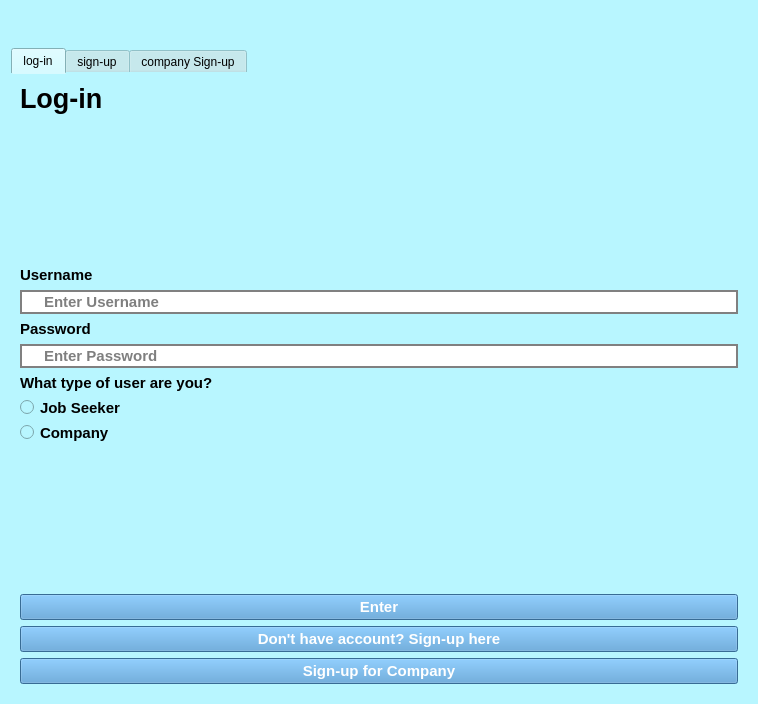
<?xml version="1.0" encoding="UTF-8"?>
<ui version="4.0">
 <class>Form</class>
 <widget class="QWidget" name="Form">
  <property name="geometry">
   <rect>
    <x>0</x>
    <y>0</y>
    <width>758</width>
    <height>704</height>
   </rect>
  </property>
  <property name="windowTitle">
   <string>Form</string>
  </property>
  <property name="styleSheet">
   <string notr="true">background-color: rgb(184, 246, 255)
</string>
  </property>
  <layout class="QVBoxLayout" name="verticalLayout">
   <item>
    <widget class="QLabel" name="title">
     <property name="font">
      <font>
       <pointsize>20</pointsize>
      </font>
     </property>
     <property name="text">
      <string/>
     </property>
     <property name="pixmap">
      <pixmap>logo.png</pixmap>
     </property>
    </widget>
   </item>
   <item>
    <widget class="QTabWidget" name="tabWidget">
     <property name="styleSheet">
      <string notr="true">border-color: rgb(184, 246, 255);
alternate-background-color: rgb(255, 255, 255);
font: 700 11pt &quot;Segoe UI&quot;;</string>
     </property>
     <property name="currentIndex">
      <number>0</number>
     </property>
     <widget class="QWidget" name="tab">
      <attribute name="title">
       <string>log-in</string>
      </attribute>
      <layout class="QVBoxLayout" name="verticalLayout_2">
       <item>
        <widget class="QLabel" name="labellog">
         <property name="font">
          <font>
           <family>Segoe UI</family>
           <pointsize>20</pointsize>
           <weight>87</weight>
           <italic>false</italic>
           <bold>true</bold>
          </font>
         </property>
         <property name="styleSheet">
          <string notr="true">
font: 700 20pt &quot;Segoe UI&quot;;</string>
         </property>
         <property name="text">
          <string>Log-in</string>
         </property>
        </widget>
       </item>
       <item>
        <spacer name="verticalSpacer_4">
         <property name="orientation">
          <enum>Qt::Vertical</enum>
         </property>
         <property name="sizeHint" stdset="0">
          <size>
           <width>20</width>
           <height>40</height>
          </size>
         </property>
        </spacer>
       </item>
       <item>
        <widget class="QLabel" name="label_10">
         <property name="font">
          <font>
           <family>Segoe UI</family>
           <pointsize>11</pointsize>
           <weight>87</weight>
           <italic>false</italic>
           <bold>true</bold>
          </font>
         </property>
         <property name="styleSheet">
          <string notr="true">
font: 700 11pt &quot;Segoe UI&quot;;</string>
         </property>
         <property name="text">
          <string>Username</string>
         </property>
        </widget>
       </item>
       <item>
        <widget class="QLineEdit" name="logusername">
         <property name="font">
          <font>
           <family>Segoe UI</family>
           <pointsize>11</pointsize>
           <weight>87</weight>
           <italic>false</italic>
           <bold>true</bold>
          </font>
         </property>
         <property name="styleSheet">
          <string notr="true">QLineEdit{
border: 2px solid grey;
border-radius: 18px;
padding-left: 20px;
padding-right: 20px;
background: white;
}
QLineEdit:hover{
border: 2px solid rgb(48,50,62);
}
QLineEdit:focus{
border: 2px solid rgb(85, 170, 255);
background-color: white;
}</string>
         </property>
         <property name="placeholderText">
          <string>Enter Username</string>
         </property>
        </widget>
       </item>
       <item>
        <widget class="QLabel" name="label_3">
         <property name="font">
          <font>
           <family>Segoe UI</family>
           <pointsize>11</pointsize>
           <weight>87</weight>
           <italic>false</italic>
           <bold>true</bold>
          </font>
         </property>
         <property name="styleSheet">
          <string notr="true">
font: 700 11pt &quot;Segoe UI&quot;;</string>
         </property>
         <property name="text">
          <string>Password</string>
         </property>
        </widget>
       </item>
       <item>
        <widget class="QLineEdit" name="logpassword">
         <property name="font">
          <font>
           <family>Segoe UI</family>
           <pointsize>11</pointsize>
           <weight>87</weight>
           <italic>false</italic>
           <bold>true</bold>
          </font>
         </property>
         <property name="styleSheet">
          <string notr="true">QLineEdit{
border: 2px solid grey;
border-radius: 18px;
padding-left: 20px;
padding-right: 20px;
background: white;
}
QLineEdit:hover{
border: 2px solid rgb(48,50,62);
}
QLineEdit:focus{
border: 2px solid rgb(85, 170, 255);
background-color: white;
}</string>
         </property>
         <property name="echoMode">
          <enum>QLineEdit::Password</enum>
         </property>
         <property name="placeholderText">
          <string>Enter Password</string>
         </property>
        </widget>
       </item>
       <item>
        <widget class="QLabel" name="label_17">
         <property name="font">
          <font>
           <family>Segoe UI</family>
           <pointsize>11</pointsize>
           <weight>87</weight>
           <italic>false</italic>
           <bold>true</bold>
          </font>
         </property>
         <property name="text">
          <string>What type of user are you?</string>
         </property>
        </widget>
       </item>
       <item>
        <widget class="QRadioButton" name="userrad">
         <property name="font">
          <font>
           <family>Segoe UI</family>
           <pointsize>11</pointsize>
           <weight>87</weight>
           <italic>false</italic>
           <bold>true</bold>
          </font>
         </property>
         <property name="text">
          <string>Job Seeker</string>
         </property>
         <attribute name="buttonGroup">
          <string notr="true">buttonGroup</string>
         </attribute>
        </widget>
       </item>
       <item>
        <widget class="QRadioButton" name="comrad">
         <property name="font">
          <font>
           <family>Segoe UI</family>
           <pointsize>11</pointsize>
           <weight>87</weight>
           <italic>false</italic>
           <bold>true</bold>
          </font>
         </property>
         <property name="text">
          <string>Company</string>
         </property>
         <attribute name="buttonGroup">
          <string notr="true">buttonGroup</string>
         </attribute>
        </widget>
       </item>
       <item>
        <spacer name="verticalSpacer_3">
         <property name="orientation">
          <enum>Qt::Vertical</enum>
         </property>
         <property name="sizeHint" stdset="0">
          <size>
           <width>0</width>
           <height>0</height>
          </size>
         </property>
        </spacer>
       </item>
       <item>
        <widget class="QPushButton" name="logenter">
         <property name="font">
          <font>
           <family>Segoe UI</family>
           <pointsize>11</pointsize>
           <weight>87</weight>
           <italic>false</italic>
           <bold>true</bold>
          </font>
         </property>
         <property name="styleSheet">
          <string notr="true">background-color: #4E97D1;
color: rgb(255, 255, 255);
font: 700 11pt &quot;Segoe UI&quot;;</string>
         </property>
         <property name="text">
          <string>Enter</string>
         </property>
        </widget>
       </item>
       <item>
        <widget class="QPushButton" name="gotosign">
         <property name="font">
          <font>
           <family>Segoe UI</family>
           <pointsize>11</pointsize>
           <weight>87</weight>
           <italic>false</italic>
           <bold>true</bold>
          </font>
         </property>
         <property name="styleSheet">
          <string notr="true">background-color: #4E97D1;
color: rgb(255, 255, 255);
font: 700 11pt &quot;Segoe UI&quot;;</string>
         </property>
         <property name="text">
          <string>Don't have account? Sign-up here</string>
         </property>
        </widget>
       </item>
       <item>
        <widget class="QPushButton" name="gotosigncom">
         <property name="font">
          <font>
           <family>Segoe UI</family>
           <pointsize>11</pointsize>
           <weight>87</weight>
           <italic>false</italic>
           <bold>true</bold>
          </font>
         </property>
         <property name="styleSheet">
          <string notr="true">background-color: #4E97D1;
color: rgb(255, 255, 255);
font: 700 11pt &quot;Segoe UI&quot;;</string>
         </property>
         <property name="text">
          <string>Sign-up for Company</string>
         </property>
        </widget>
       </item>
      </layout>
     </widget>
     <widget class="QWidget" name="tab_2">
      <attribute name="title">
       <string>sign-up</string>
      </attribute>
      <layout class="QVBoxLayout" name="verticalLayout_3">
       <item>
        <widget class="QLabel" name="labelsign">
         <property name="font">
          <font>
           <family>Segoe UI</family>
           <pointsize>20</pointsize>
           <weight>87</weight>
           <italic>false</italic>
           <bold>true</bold>
          </font>
         </property>
         <property name="styleSheet">
          <string notr="true">
font: 700 20pt &quot;Segoe UI&quot;;</string>
         </property>
         <property name="text">
          <string>Sign-up</string>
         </property>
        </widget>
       </item>
       <item>
        <widget class="QLabel" name="label_11">
         <property name="font">
          <font>
           <family>Segoe UI</family>
           <pointsize>11</pointsize>
           <weight>87</weight>
           <italic>false</italic>
           <bold>true</bold>
          </font>
         </property>
         <property name="text">
          <string>Username</string>
         </property>
        </widget>
       </item>
       <item>
        <widget class="QLineEdit" name="signusername">
         <property name="font">
          <font>
           <family>Segoe UI</family>
           <pointsize>11</pointsize>
           <weight>87</weight>
           <italic>false</italic>
           <bold>true</bold>
          </font>
         </property>
         <property name="styleSheet">
          <string notr="true">QLineEdit{
border: 2px solid grey;
border-radius: 18px;
padding-left: 20px;
padding-right: 20px;
background: white;
}
QLineEdit:hover{
border: 2px solid rgb(48,50,62);
}
QLineEdit:focus{
border: 2px solid rgb(85, 170, 255);
background-color: white;
}</string>
         </property>
         <property name="placeholderText">
          <string>Username</string>
         </property>
        </widget>
       </item>
       <item>
        <widget class="QLabel" name="label_5">
         <property name="font">
          <font>
           <family>Segoe UI</family>
           <pointsize>11</pointsize>
           <weight>87</weight>
           <italic>false</italic>
           <bold>true</bold>
          </font>
         </property>
         <property name="text">
          <string>Password</string>
         </property>
        </widget>
       </item>
       <item>
        <widget class="QLineEdit" name="signpassword">
         <property name="font">
          <font>
           <family>Segoe UI</family>
           <pointsize>11</pointsize>
           <weight>87</weight>
           <italic>false</italic>
           <bold>true</bold>
          </font>
         </property>
         <property name="styleSheet">
          <string notr="true">QLineEdit{
border: 2px solid grey;
border-radius: 18px;
padding-left: 20px;
padding-right: 20px;
background: white;
}
QLineEdit:hover{
border: 2px solid rgb(48,50,62);
}
QLineEdit:focus{
border: 2px solid rgb(85, 170, 255);
background-color: white;
}</string>
         </property>
         <property name="echoMode">
          <enum>QLineEdit::Password</enum>
         </property>
         <property name="placeholderText">
          <string>Password</string>
         </property>
        </widget>
       </item>
       <item>
        <widget class="QLabel" name="label_6">
         <property name="font">
          <font>
           <family>Segoe UI</family>
           <pointsize>11</pointsize>
           <weight>87</weight>
           <italic>false</italic>
           <bold>true</bold>
          </font>
         </property>
         <property name="text">
          <string>Email address</string>
         </property>
        </widget>
       </item>
       <item>
        <widget class="QLineEdit" name="signemail">
         <property name="font">
          <font>
           <family>Segoe UI</family>
           <pointsize>11</pointsize>
           <weight>87</weight>
           <italic>false</italic>
           <bold>true</bold>
          </font>
         </property>
         <property name="styleSheet">
          <string notr="true">QLineEdit{
border: 2px solid grey;
border-radius: 18px;
padding-left: 20px;
padding-right: 20px;
background: white;
}
QLineEdit:hover{
border: 2px solid rgb(48,50,62);
}
QLineEdit:focus{
border: 2px solid rgb(85, 170, 255);
background-color: white;
}</string>
         </property>
         <property name="placeholderText">
          <string>Email Address</string>
         </property>
        </widget>
       </item>
       <item>
        <widget class="QLabel" name="label_9">
         <property name="font">
          <font>
           <family>Segoe UI</family>
           <pointsize>11</pointsize>
           <weight>87</weight>
           <italic>false</italic>
           <bold>true</bold>
          </font>
         </property>
         <property name="text">
          <string>First name</string>
         </property>
        </widget>
       </item>
       <item>
        <widget class="QLineEdit" name="signfirst">
         <property name="font">
          <font>
           <family>Segoe UI</family>
           <pointsize>11</pointsize>
           <weight>87</weight>
           <italic>false</italic>
           <bold>true</bold>
          </font>
         </property>
         <property name="styleSheet">
          <string notr="true">QLineEdit{
border: 2px solid grey;
border-radius: 18px;
padding-left: 20px;
padding-right: 20px;
background: white;
}
QLineEdit:hover{
border: 2px solid rgb(48,50,62);
}
QLineEdit:focus{
border: 2px solid rgb(85, 170, 255);
background-color: white;
}</string>
         </property>
         <property name="placeholderText">
          <string>Firstname</string>
         </property>
        </widget>
       </item>
       <item>
        <widget class="QLabel" name="label_7">
         <property name="font">
          <font>
           <family>Segoe UI</family>
           <pointsize>11</pointsize>
           <weight>87</weight>
           <italic>false</italic>
           <bold>true</bold>
          </font>
         </property>
         <property name="text">
          <string>Last name</string>
         </property>
        </widget>
       </item>
       <item>
        <widget class="QLineEdit" name="signlast">
         <property name="font">
          <font>
           <family>Segoe UI</family>
           <pointsize>11</pointsize>
           <weight>87</weight>
           <italic>false</italic>
           <bold>true</bold>
          </font>
         </property>
         <property name="styleSheet">
          <string notr="true">QLineEdit{
border: 2px solid grey;
border-radius: 18px;
padding-left: 20px;
padding-right: 20px;
background: white;
}
QLineEdit:hover{
border: 2px solid rgb(48,50,62);
}
QLineEdit:focus{
border: 2px solid rgb(85, 170, 255);
background-color: white;
}</string>
         </property>
         <property name="placeholderText">
          <string>Lastname</string>
         </property>
        </widget>
       </item>
       <item>
        <widget class="QLabel" name="label_8">
         <property name="font">
          <font>
           <family>Segoe UI</family>
           <pointsize>11</pointsize>
           <weight>87</weight>
           <italic>false</italic>
           <bold>true</bold>
          </font>
         </property>
         <property name="text">
          <string>Date of birth</string>
         </property>
        </widget>
       </item>
       <item>
        <widget class="QWidget" name="widget" native="true">
         <layout class="QHBoxLayout" name="horizontalLayout">
          <item>
           <widget class="QLabel" name="label_4">
            <property name="text">
             <string>Day</string>
            </property>
           </widget>
          </item>
          <item>
           <widget class="QComboBox" name="signday">
            <property name="font">
             <font>
              <family>Segoe UI</family>
              <pointsize>11</pointsize>
              <weight>87</weight>
              <italic>false</italic>
              <bold>true</bold>
             </font>
            </property>
            <property name="styleSheet">
             <string notr="true">QComboBox {
    border: 1px solid gray;
    border-radius: 14px;
    min-width: 5em;
	background-color: rgb(231, 231, 231);
}

QComboBox:on {
    border-bottom-left-radius: 0px;
    border-bottom-right-radius: 0px;
}

QComboBox QAbstractItemView {
    border-bottom-right-radius: 10px;
    border-bottom-left-radius: 10px;
    background: white;
    border: 1px solid gray;
    box-shadow: transparent;
    padding: 4px 4px 4px 4px
}

QComboBox::drop-down {
    border-color: transparent;
}</string>
            </property>
            <item>
             <property name="text">
              <string>01</string>
             </property>
            </item>
            <item>
             <property name="text">
              <string>02</string>
             </property>
            </item>
            <item>
             <property name="text">
              <string>03</string>
             </property>
            </item>
            <item>
             <property name="text">
              <string>04</string>
             </property>
            </item>
            <item>
             <property name="text">
              <string>05</string>
             </property>
            </item>
            <item>
             <property name="text">
              <string>06</string>
             </property>
            </item>
            <item>
             <property name="text">
              <string>07</string>
             </property>
            </item>
            <item>
             <property name="text">
              <string>08</string>
             </property>
            </item>
            <item>
             <property name="text">
              <string>09</string>
             </property>
            </item>
            <item>
             <property name="text">
              <string>10</string>
             </property>
            </item>
            <item>
             <property name="text">
              <string>11</string>
             </property>
            </item>
            <item>
             <property name="text">
              <string>12</string>
             </property>
            </item>
            <item>
             <property name="text">
              <string>13</string>
             </property>
            </item>
            <item>
             <property name="text">
              <string>14</string>
             </property>
            </item>
            <item>
             <property name="text">
              <string>15</string>
             </property>
            </item>
            <item>
             <property name="text">
              <string>16</string>
             </property>
            </item>
            <item>
             <property name="text">
              <string>17</string>
             </property>
            </item>
            <item>
             <property name="text">
              <string>18</string>
             </property>
            </item>
            <item>
             <property name="text">
              <string>19</string>
             </property>
            </item>
            <item>
             <property name="text">
              <string>20</string>
             </property>
            </item>
            <item>
             <property name="text">
              <string>21</string>
             </property>
            </item>
            <item>
             <property name="text">
              <string>22</string>
             </property>
            </item>
            <item>
             <property name="text">
              <string>23</string>
             </property>
            </item>
            <item>
             <property name="text">
              <string>24</string>
             </property>
            </item>
            <item>
             <property name="text">
              <string>25</string>
             </property>
            </item>
            <item>
             <property name="text">
              <string>26</string>
             </property>
            </item>
            <item>
             <property name="text">
              <string>27</string>
             </property>
            </item>
            <item>
             <property name="text">
              <string>28</string>
             </property>
            </item>
            <item>
             <property name="text">
              <string>29</string>
             </property>
            </item>
            <item>
             <property name="text">
              <string>30</string>
             </property>
            </item>
            <item>
             <property name="text">
              <string>31</string>
             </property>
            </item>
           </widget>
          </item>
          <item>
           <widget class="QLabel" name="label">
            <property name="text">
             <string>Month</string>
            </property>
           </widget>
          </item>
          <item>
           <widget class="QComboBox" name="signmonth">
            <property name="font">
             <font>
              <family>Segoe UI</family>
              <pointsize>11</pointsize>
              <weight>87</weight>
              <italic>false</italic>
              <bold>true</bold>
             </font>
            </property>
            <property name="styleSheet">
             <string notr="true">QComboBox {
    border: 1px solid gray;
    border-radius: 14px;
    min-width: 5em;
	background-color: rgb(231, 231, 231);
}

QComboBox:on {
    border-bottom-left-radius: 0px;
    border-bottom-right-radius: 0px;
}

QComboBox QAbstractItemView {
    border-bottom-right-radius: 10px;
    border-bottom-left-radius: 10px;
    background: white;
    border: 1px solid gray;
    box-shadow: transparent;
    padding: 4px 4px 4px 4px
}

QComboBox::drop-down {
    border-color: transparent;
}</string>
            </property>
            <item>
             <property name="text">
              <string>01</string>
             </property>
            </item>
            <item>
             <property name="text">
              <string>02</string>
             </property>
            </item>
            <item>
             <property name="text">
              <string>03</string>
             </property>
            </item>
            <item>
             <property name="text">
              <string>04</string>
             </property>
            </item>
            <item>
             <property name="text">
              <string>05</string>
             </property>
            </item>
            <item>
             <property name="text">
              <string>06</string>
             </property>
            </item>
            <item>
             <property name="text">
              <string>07</string>
             </property>
            </item>
            <item>
             <property name="text">
              <string>08</string>
             </property>
            </item>
            <item>
             <property name="text">
              <string>09</string>
             </property>
            </item>
            <item>
             <property name="text">
              <string>10</string>
             </property>
            </item>
            <item>
             <property name="text">
              <string>11</string>
             </property>
            </item>
            <item>
             <property name="text">
              <string>12</string>
             </property>
            </item>
           </widget>
          </item>
          <item>
           <widget class="QLabel" name="label_2">
            <property name="text">
             <string>Year</string>
            </property>
           </widget>
          </item>
          <item>
           <widget class="QLineEdit" name="signyear">
            <property name="font">
             <font>
              <family>Segoe UI</family>
              <pointsize>11</pointsize>
              <weight>87</weight>
              <italic>false</italic>
              <bold>true</bold>
             </font>
            </property>
            <property name="styleSheet">
             <string notr="true">QLineEdit{
border: 2px solid grey;
border-radius: 18px;
padding-left: 20px;
padding-right: 20px;
background: white;
}
QLineEdit:hover{
border: 2px solid rgb(48,50,62);
}
QLineEdit:focus{
border: 2px solid rgb(85, 170, 255);
background-color: white;
}</string>
            </property>
            <property name="placeholderText">
             <string>e.g. 2000</string>
            </property>
           </widget>
          </item>
          <item>
           <spacer name="horizontalSpacer_2">
            <property name="orientation">
             <enum>Qt::Horizontal</enum>
            </property>
            <property name="sizeHint" stdset="0">
             <size>
              <width>156</width>
              <height>20</height>
             </size>
            </property>
           </spacer>
          </item>
         </layout>
        </widget>
       </item>
       <item>
        <widget class="QPushButton" name="signenter">
         <property name="text">
          <string>Enter</string>
         </property>
        </widget>
       </item>
       <item>
        <widget class="QPushButton" name="gotolog">
         <property name="text">
          <string>Have account already? Log-in here</string>
         </property>
        </widget>
       </item>
      </layout>
     </widget>
     <widget class="QWidget" name="tab_3">
      <attribute name="title">
       <string>company Sign-up</string>
      </attribute>
      <layout class="QVBoxLayout" name="verticalLayout_4">
       <item>
        <widget class="QLabel" name="labelcom">
         <property name="font">
          <font>
           <family>Segoe UI</family>
           <pointsize>20</pointsize>
           <weight>87</weight>
           <italic>false</italic>
           <bold>true</bold>
          </font>
         </property>
         <property name="styleSheet">
          <string notr="true">
font: 700 20pt &quot;Segoe UI&quot;;</string>
         </property>
         <property name="text">
          <string>Sign-up</string>
         </property>
        </widget>
       </item>
       <item>
        <spacer name="verticalSpacer_2">
         <property name="orientation">
          <enum>Qt::Vertical</enum>
         </property>
         <property name="sizeHint" stdset="0">
          <size>
           <width>20</width>
           <height>40</height>
          </size>
         </property>
        </spacer>
       </item>
       <item>
        <widget class="QLabel" name="label_12">
         <property name="font">
          <font>
           <family>Segoe UI</family>
           <pointsize>11</pointsize>
           <weight>87</weight>
           <italic>false</italic>
           <bold>true</bold>
          </font>
         </property>
         <property name="text">
          <string>Username</string>
         </property>
        </widget>
       </item>
       <item>
        <widget class="QLineEdit" name="comusername">
         <property name="font">
          <font>
           <family>Segoe UI</family>
           <pointsize>11</pointsize>
           <weight>87</weight>
           <italic>false</italic>
           <bold>true</bold>
          </font>
         </property>
         <property name="styleSheet">
          <string notr="true">QLineEdit{
border: 2px solid grey;
border-radius: 18px;
padding-left: 20px;
padding-right: 20px;
background: white;
}
QLineEdit:hover{
border: 2px solid rgb(48,50,62);
}
QLineEdit:focus{
border: 2px solid rgb(85, 170, 255);
background-color: white;
}</string>
         </property>
         <property name="placeholderText">
          <string>Username</string>
         </property>
        </widget>
       </item>
       <item>
        <widget class="QLabel" name="label_13">
         <property name="font">
          <font>
           <family>Segoe UI</family>
           <pointsize>11</pointsize>
           <weight>87</weight>
           <italic>false</italic>
           <bold>true</bold>
          </font>
         </property>
         <property name="text">
          <string>Password</string>
         </property>
        </widget>
       </item>
       <item>
        <widget class="QLineEdit" name="compassword">
         <property name="font">
          <font>
           <family>Segoe UI</family>
           <pointsize>11</pointsize>
           <weight>87</weight>
           <italic>false</italic>
           <bold>true</bold>
          </font>
         </property>
         <property name="styleSheet">
          <string notr="true">QLineEdit{
border: 2px solid grey;
border-radius: 18px;
padding-left: 20px;
padding-right: 20px;
background: white;
}
QLineEdit:hover{
border: 2px solid rgb(48,50,62);
}
QLineEdit:focus{
border: 2px solid rgb(85, 170, 255);
background-color: white;
}</string>
         </property>
         <property name="echoMode">
          <enum>QLineEdit::Password</enum>
         </property>
         <property name="placeholderText">
          <string>Password</string>
         </property>
        </widget>
       </item>
       <item>
        <widget class="QLabel" name="label_16">
         <property name="font">
          <font>
           <family>Segoe UI</family>
           <pointsize>11</pointsize>
           <weight>87</weight>
           <italic>false</italic>
           <bold>true</bold>
          </font>
         </property>
         <property name="text">
          <string>Email Address</string>
         </property>
        </widget>
       </item>
       <item>
        <widget class="QLineEdit" name="comemail">
         <property name="font">
          <font>
           <family>Segoe UI</family>
           <pointsize>11</pointsize>
           <weight>87</weight>
           <italic>false</italic>
           <bold>true</bold>
          </font>
         </property>
         <property name="styleSheet">
          <string notr="true">QLineEdit{
border: 2px solid grey;
border-radius: 18px;
padding-left: 20px;
padding-right: 20px;
background: white;
}
QLineEdit:hover{
border: 2px solid rgb(48,50,62);
}
QLineEdit:focus{
border: 2px solid rgb(85, 170, 255);
background-color: white;
}</string>
         </property>
         <property name="placeholderText">
          <string>Email Address</string>
         </property>
        </widget>
       </item>
       <item>
        <widget class="QLabel" name="label_14">
         <property name="font">
          <font>
           <family>Segoe UI</family>
           <pointsize>11</pointsize>
           <weight>87</weight>
           <italic>false</italic>
           <bold>true</bold>
          </font>
         </property>
         <property name="text">
          <string>Company Name</string>
         </property>
        </widget>
       </item>
       <item>
        <widget class="QLineEdit" name="comname">
         <property name="font">
          <font>
           <family>Segoe UI</family>
           <pointsize>11</pointsize>
           <weight>87</weight>
           <italic>false</italic>
           <bold>true</bold>
          </font>
         </property>
         <property name="styleSheet">
          <string notr="true">QLineEdit{
border: 2px solid grey;
border-radius: 18px;
padding-left: 20px;
padding-right: 20px;
background: white;
}
QLineEdit:hover{
border: 2px solid rgb(48,50,62);
}
QLineEdit:focus{
border: 2px solid rgb(85, 170, 255);
background-color: white;
}</string>
         </property>
         <property name="placeholderText">
          <string>Company Name</string>
         </property>
        </widget>
       </item>
       <item>
        <widget class="QLabel" name="label_15">
         <property name="font">
          <font>
           <family>Segoe UI</family>
           <pointsize>11</pointsize>
           <weight>87</weight>
           <italic>false</italic>
           <bold>true</bold>
          </font>
         </property>
         <property name="text">
          <string>Location</string>
         </property>
        </widget>
       </item>
       <item>
        <widget class="QLineEdit" name="comloc">
         <property name="font">
          <font>
           <family>Segoe UI</family>
           <pointsize>11</pointsize>
           <weight>87</weight>
           <italic>false</italic>
           <bold>true</bold>
          </font>
         </property>
         <property name="styleSheet">
          <string notr="true">QLineEdit{
border: 2px solid grey;
border-radius: 18px;
padding-left: 20px;
padding-right: 20px;
background: white;
}
QLineEdit:hover{
border: 2px solid rgb(48,50,62);
}
QLineEdit:focus{
border: 2px solid rgb(85, 170, 255);
background-color: white;
}</string>
         </property>
         <property name="placeholderText">
          <string>City/ Lacation</string>
         </property>
        </widget>
       </item>
       <item>
        <spacer name="verticalSpacer">
         <property name="orientation">
          <enum>Qt::Vertical</enum>
         </property>
         <property name="sizeHint" stdset="0">
          <size>
           <width>20</width>
           <height>47</height>
          </size>
         </property>
        </spacer>
       </item>
       <item>
        <widget class="QPushButton" name="comenter">
         <property name="font">
          <font>
           <family>Segoe UI</family>
           <pointsize>11</pointsize>
           <weight>87</weight>
           <italic>false</italic>
           <bold>true</bold>
          </font>
         </property>
         <property name="text">
          <string>Enter</string>
         </property>
        </widget>
       </item>
       <item>
        <widget class="QPushButton" name="gotolog2">
         <property name="font">
          <font>
           <family>Segoe UI</family>
           <pointsize>11</pointsize>
           <weight>87</weight>
           <italic>false</italic>
           <bold>true</bold>
          </font>
         </property>
         <property name="text">
          <string>Have account already? Log-in here</string>
         </property>
        </widget>
       </item>
      </layout>
     </widget>
    </widget>
   </item>
  </layout>
 </widget>
 <resources/>
 <connections/>
 <buttongroups>
  <buttongroup name="buttonGroup"/>
 </buttongroups>
</ui>
